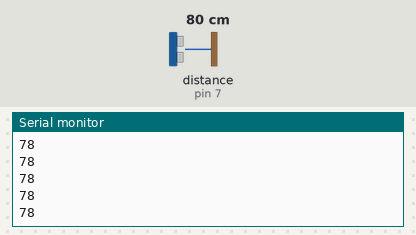
The sketch below on a simulated Arduino Uno, built with avr-gcc and run on an emulated ATmega328P. Shown: the last lines printed to the serial monitor. Wiring (inferred from the names in the program): ultrasonic range finder: trigger pin 8; echo pin 7. The test bench sets the inputs (shaded band); at power-on: distance to the obstacle (sensor on pin 7) 80 cm. The echo pulse lasts 58.3 µs per cm.

Above: at 1.2 s.
1.3 s: distance to the obstacle (sensor on pin 7) set to 2 cm
At 1.8 s:
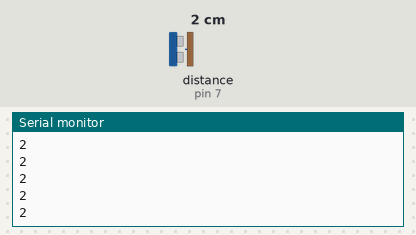
2.8 s: distance to the obstacle (sensor on pin 7) set to 4 cm
At 3.7 s:
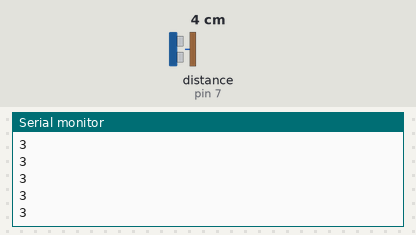
Timing chart, 0 to 5.8 s (numbered marks = the images above; inputs shaded):
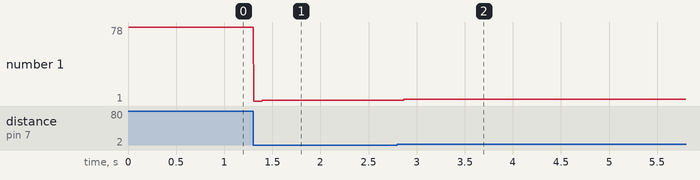

The sketch:

Ultra_sensor.ino
```cpp
int trig = 8;
int echo = 7;

void setup() {
  // put your setup code here, to run once:
  pinMode(trig , OUTPUT);
  pinMode(echo,INPUT);
  Serial.begin(9600); //Bits per second
}

void loop() {
  // put your main code here, to run repeatedly:
  digitalWrite(trig,LOW);
  delayMicroseconds(2);
  digitalWrite(trig,HIGH);
  delayMicroseconds(10);
  digitalWrite(trig,LOW);

  int Time = pulseIn(echo,HIGH); // Time in microseconds
  int distance = Time*0.034/2; // Speed of light = 0.034 cm/microseconds

  Serial.println(distance); //Distance in cm
}
```

Measured:
- after the input at 1.3 s, the serial monitor: prints a new line at once (image 1)
- after the input at 2.8 s, the serial monitor: prints a new line after 0.07 s (image 2)
- plotted number 1: 78 → 2 after the input at 1.3 s, 2 → 3 after the input at 2.8 s
